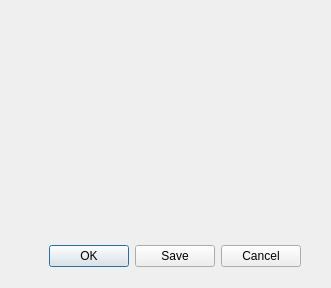
<?xml version="1.0" encoding="UTF-8"?>
<ui version="4.0">
 <class>Okno</class>
 <widget class="QDialog" name="Okno">
  <property name="enabled">
   <bool>true</bool>
  </property>
  <property name="geometry">
   <rect>
    <x>0</x>
    <y>0</y>
    <width>331</width>
    <height>288</height>
   </rect>
  </property>
  <property name="cursor">
   <cursorShape>ForbiddenCursor</cursorShape>
  </property>
  <property name="windowTitle">
   <string>NaszPlugin</string>
  </property>
  <property name="windowOpacity">
   <double>1.000000000000000</double>
  </property>
  <widget class="QDialogButtonBox" name="buttonBox">
   <property name="geometry">
    <rect>
     <x>-40</x>
     <y>240</y>
     <width>341</width>
     <height>32</height>
    </rect>
   </property>
   <property name="orientation">
    <enum>Qt::Horizontal</enum>
   </property>
   <property name="standardButtons">
    <set>QDialogButtonBox::Cancel|QDialogButtonBox::Ok|QDialogButtonBox::Save</set>
   </property>
   <property name="centerButtons">
    <bool>false</bool>
   </property>
  </widget>
 </widget>
 <resources/>
 <connections>
  <connection>
   <sender>buttonBox</sender>
   <signal>accepted()</signal>
   <receiver>Okno</receiver>
   <slot>accept()</slot>
   <hints>
    <hint type="sourcelabel">
     <x>248</x>
     <y>254</y>
    </hint>
    <hint type="destinationlabel">
     <x>157</x>
     <y>274</y>
    </hint>
   </hints>
  </connection>
  <connection>
   <sender>buttonBox</sender>
   <signal>rejected()</signal>
   <receiver>Okno</receiver>
   <slot>reject()</slot>
   <hints>
    <hint type="sourcelabel">
     <x>316</x>
     <y>260</y>
    </hint>
    <hint type="destinationlabel">
     <x>286</x>
     <y>274</y>
    </hint>
   </hints>
  </connection>
 </connections>
</ui>
